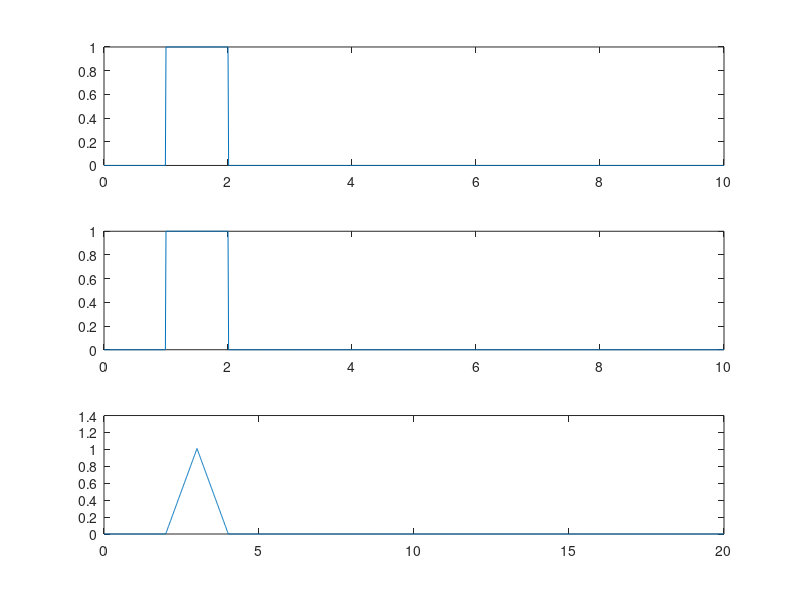

MATLAB code for this plot:
t = 0:0.01:10;
x1 = 0*(t <1);
x2 = 1* (t >=1 & t <=2);
x3 = 0* (t >2 & t <=10);
x = x1+x2+x3;
h = x;
y = conv (x , h)*0.01;
ty = 0:0.01:20;

subplot (3,1,1);
plot (t , x)
subplot (3,1,2);
plot (t , h)
subplot (3,1,3);
plot (ty , y);

